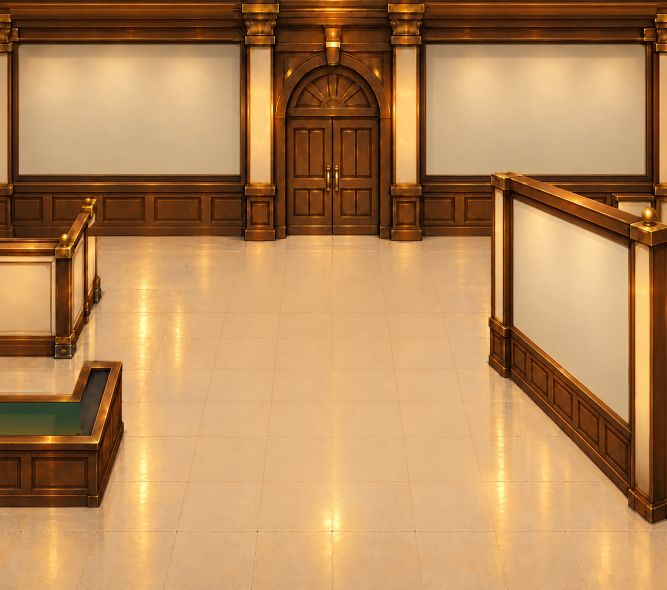
#> input picture a18/art-sources/entrance_clean_redraw_master_20261027.png, 1334 x 1179 px (shown at 1/2 size)
$ python stage_clean_redraw.py
#> lines starting #> are read from the running program, lines starting #| are printed output that depends on the picture
"""Rebuild approved entrance background from the user-approved immutable PNG, never an older draft."""
from pathlib import Path
from PIL import Image
from hashlib import sha256
import json
root=Path(__file__).resolve().parent
source=root/"art-sources/entrance_clean_redraw_master_20261027.png"
expected="fc49d29a1dd108c4b23f37624ada25232be6234f763b7039a49e3e3c113b618c"
digest=lambda p:sha256(p.read_bytes()).hexdigest()
if digest(source)!=expected:raise ValueError("E_APPROVED_A18_ASSET_HASH_MISMATCH")
im=Image.open(source).convert("RGB")
#> im is the input picture: PIL image 1334x1179 RGB; mean R, G, B 180.4, 135.1, 87.4
if im.size!=(1334,1179):raise ValueError("E_APPROVED_A18_ASSET_SIZE")
dest=root/"layout-test/assets/entrance/v11"
dest.mkdir(parents=True,exist_ok=True)
target=dest/"entrance_clean_redraw_546x483.png"
im.resize((546,483),Image.Resampling.LANCZOS).save(target,optimize=True)
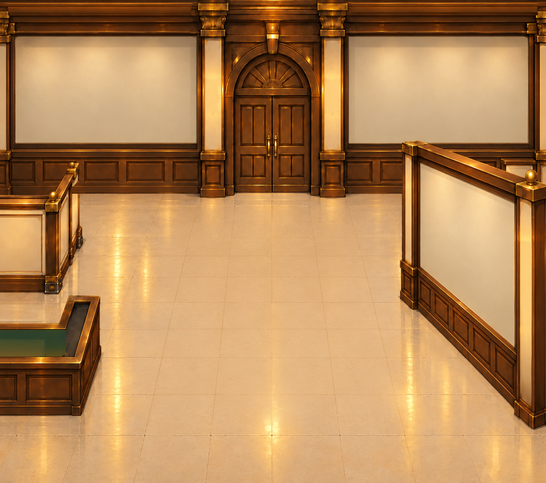
#> saved as entrance_clean_redraw_546x483.png: PIL image 546x483 RGB; mean R, G, B 180.4, 135.1, 87.4
manifest={"status":"approved_image_pending_game_QA","source_kind":"user_approved_image_generated_20261027","source_file":source.relative_to(root).as_posix(),"source_sha256":expected,"source_resolution":list(im.size),"canvas":[546,483],"game_file":target.relative_to(root).as_posix(),"game_sha256":digest(target),"old_draft_sha_is_rejected":True,"approved_image":True,"browser_qa":"pending"}
(dest/"source_manifest.json").write_text(json.dumps(manifest,ensure_ascii=False,indent=2)+"\n",encoding="utf-8")
print("APPROVED_ORIGINAL",expected,"RESIZED",digest(target))
